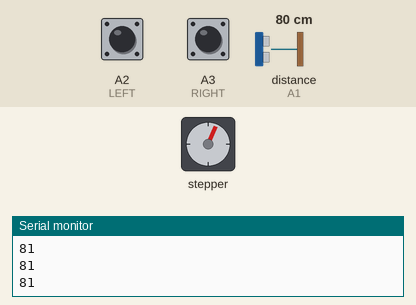
Simulated run of this sketch. Board: Arduino Uno, built with avr-gcc and run on an emulated ATmega328P. Shown: stepper motor, the last lines printed to the serial monitor. The test bench sets the inputs (shaded band); at power-on: distance to the obstacle (sensor on A1) 80 cm, A2 (LEFT) LOW, A3 (RIGHT) HIGH. The echo pulse lasts 58.3 µs per cm; stepper angles assume 800 steps per turn.

Above: at 1.2 s.
1.3 s: distance to the obstacle (sensor on A1) set to 2 cm
At 1.55 s:
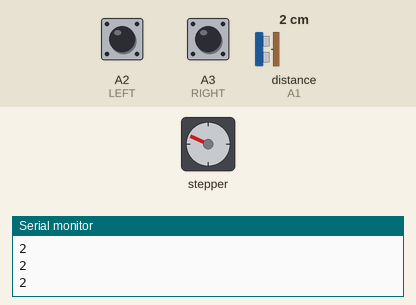
4.3 s: distance to the obstacle (sensor on A1) set to 4 cm
At 4.45 s:
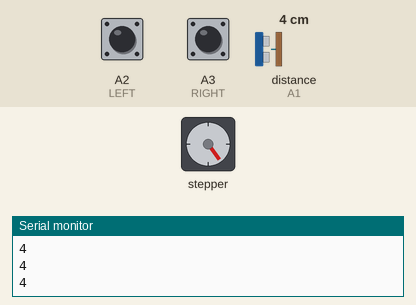
Timing chart, 0 to 13.3 s (numbered marks = the images above; inputs shaded):
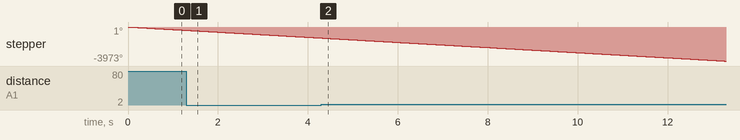

The sketch:

Steering_main.ino
```cpp
#include <MobaTools.h>
#include <NewPing.h>
#define TRIGGER_PIN A0
#define ECHO_PIN A1
#define LEFT A2
#define RIGHT A3
#define MAX_DISTANCE 200
#define DIRPIN 2
#define STEPPIN 3
const int STEPS_REVOLUTION = 800;
MoToStepper SMTR(STEPS_REVOLUTION, STEPDIR);
NewPing sonar(TRIGGER_PIN, ECHO_PIN, MAX_DISTANCE);
int distance;
int cas;
void setup()
{
  SMTR.attach( STEPPIN, DIRPIN);
  SMTR.setSpeed(500);
  SMTR.setRampLen(100);
  Serial.begin(115200); // Starts the serial communication
  pinMode(RIGHT, INPUT);
  pinMode(LEFT, INPUT);
}
void ultra()
{
  delay(50);
  unsigned int uS = sonar.ping();
  distance = uS / US_ROUNDTRIP_CM ;
  Serial.println(distance);
}
void loop()
{

  int right = digitalRead(RIGHT);
  int left = digitalRead(LEFT);
  ultra();

  if (right == LOW && left == LOW )
  {
    cas = 1;
  }
  if (right == HIGH && left == LOW)
  {
    cas = 2;
  }

  if (left == HIGH && right == LOW)
  {
    cas = 3;
  }
   if (left == HIGH && right == HIGH)
  {
    cas = 1;
  }
  switch (cas)
  {
    case 1 : // Auto centering
      {
        if (distance == 8 || distance < 2 || distance > 14 )
        {
          SMTR.rotate(0);
        }
        if (distance < 8)
        {
          SMTR.rotate(-1);
        }

        if (distance > 8)
        {
          SMTR.rotate(1);
        }
      }
       break;

       case 2 : // left turn
       SMTR.rotate(-1);
       break;

       case 3 : // right turn
       SMTR.rotate(1);
       break;
  }
}
```
